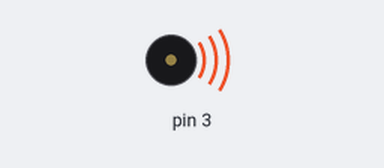
A sketch run on a simulated Arduino Uno, built with avr-gcc and run on an emulated ATmega328P. On the bench: buzzer (waves = sounding).

Above: at 0.2 s.
At 31.7 s:
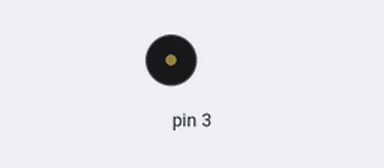
Timing chart, 0 to 32.8 s (numbered marks = the images above):
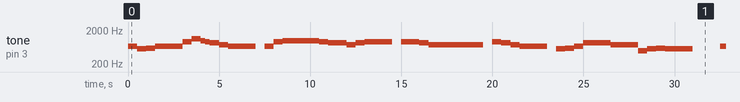

The sketch:

TANAHAIRKU.ino
```cpp
void setup() {
  // put your setup code here, to run once:
}

void loop() {
  // put your main code here, to run repeatedly:
unsigned int dor = 440;
unsigned int  re = 494 ;
unsigned int  mi = 554 ;
unsigned int  fa = 587 ;
unsigned int  sol  = 659 ;
unsigned int  la  = 739 ;
unsigned int  si = 831 ;
unsigned int  dot = 892 ;
unsigned int  ret = 960 ;
unsigned int  mit = 1101 ;
unsigned int  fat = 1242 ;


tone(3,sol);
delay(500);
tone(3,mi);
delay(500);
tone(3,fa);
delay(500);

tone(3,sol);
delay(1500);
tone(3,dot);
delay(500);
tone(3,mit);
delay(500);
tone(3,ret);
delay(250);
tone(3,dot);
delay(250);
tone(3,si);
delay(500);
tone(3,la);
delay(500);

tone(3,sol);
delay(1500);
noTone(3);
delay(500);
tone(3,sol);
delay(500);
tone(3,dot);
delay(500);
tone(3,ret);
delay(500);
//bait1

tone(3,ret);
delay(1500);
tone(3,dot);
delay(500);
tone(3,si);
delay(500);
tone(3,si);
delay(500);
tone(3,la);
delay(500);
tone(3,si);
delay(500);

tone(3,dot);
delay(1500);
noTone(3);
delay(500);
tone(3,dot);
delay(500);
tone(3,dot);
delay(500);
tone(3,si);
delay(500);

tone(3,la);
delay(1500);
tone(3,la);
delay(1500);
noTone(3);
delay(500);
tone(3,dot);
delay(500);
tone(3,si);
delay(500);
tone(3,la);
delay(500);
//bait 2
tone(3,sol);
delay(1500);
noTone(3);
delay(500);
tone(3,mi);
delay(500);
tone(3,fa);
delay(500);
tone(3,sol);
delay(500);

tone(3,si);
delay(1500);
tone(3,la);
delay(1500);
tone(3,re);
delay(500);
tone(3,mi);
delay(500);
tone(3,fa);
delay(500);

tone(3,mi);
delay(1500);
noTone(3);
delay(1500);
tone(3,sol);
delay(1500);
// bait 3
tone(3,dot);
delay(1500);
tone(3,si);
delay(500);
tone(3,la);
delay(1500);
tone(3,la);
delay(1500);

tone(3,ret);
delay(1500);
tone(3,mit);
delay(500);
tone(3,fat);
delay(1500);
tone(3,la);
delay(1500);

tone(3,sol);
delay(1500);
tone(3,dot);
delay(500);
tone(3,si);
delay(1500);
tone(3,ret);
delay(1500);
//bait 4
tone(3,dot);
delay(1500);
tone(3,sol);
delay(500);
tone(3,mi);
delay(500);
tone(3,fa);
delay(500);

tone(3,sol);
delay(1500);
tone(3,dot);
delay(500);
tone(3,mit);
delay(500);
tone(3,ret);
delay(250);
tone(3,dot);
delay(250);
tone(3,si);
delay(500);
tone(3,la);
delay(500);

tone(3,sol);
delay(1500);
noTone(3);
delay(500);
tone(3,sol);
delay(500);
tone(3,dot);
delay(500);
tone(3,ret);
delay(500);
//bait 5
tone(3,ret);
delay(1500);
tone(3,dot);
delay(500);
tone(3,si);
delay(500);
tone(3,si);
delay(500);
tone(3,la);
delay(500);
tone(3,si);
delay(500);

tone(3,dot);
delay(1500);
noTone(3);
delay(500);
tone(3,dot);
delay(500);
tone(3,dot);
delay(500);
tone(3,si);
delay(500);

tone(3,la);
delay(1500);
tone(3,la);
delay(1500);
noTone(3);
delay(500);
tone(3,dot);
delay(500);
tone(3,si);
delay(500);
tone(3,la);
delay(500);
//bait 6
tone(3,sol);
delay(1500);
noTone(3);
delay(500);
tone(3,mi);
delay(500);
tone(3,fa);
delay(500);
tone(3,sol);
delay(500);

tone(3,si);
delay(1500);
tone(3,la);
delay(1500);
tone(3,re);
delay(500);
tone(3,mi);
delay(500);
tone(3,fa);
delay(500);

tone(3,mi);
delay(1500);
noTone(3);
delay(1500);
tone(3,sol);
delay(1500);
//bait 7
tone(3,dot);
delay(1500);
tone(3,si);
delay(500);
tone(3,la);
delay(1500);
tone(3,la);
delay(1500);

tone(3,ret);
delay(1500);
tone(3,mit);
delay(500);
tone(3,fat);
delay(1500);
tone(3,la);
delay(1500);

tone(3,sol);
delay(1500);
tone(3,dot);
delay(500);
tone(3,si);
delay(1500);
tone(3,ret);
delay(1500);
// bait 8
tone(3,dot);
delay(1500);
}
```

Measured:
- by itself, tone on pin 3: plays 659 Hz for 0.50 s, 554 Hz for 0.50 s, 587 Hz for 0.50 s, 659 Hz for 1.5 s, 892 Hz for 0.50 s, 1101 Hz for 0.50 s … (129 notes in this stretch)
